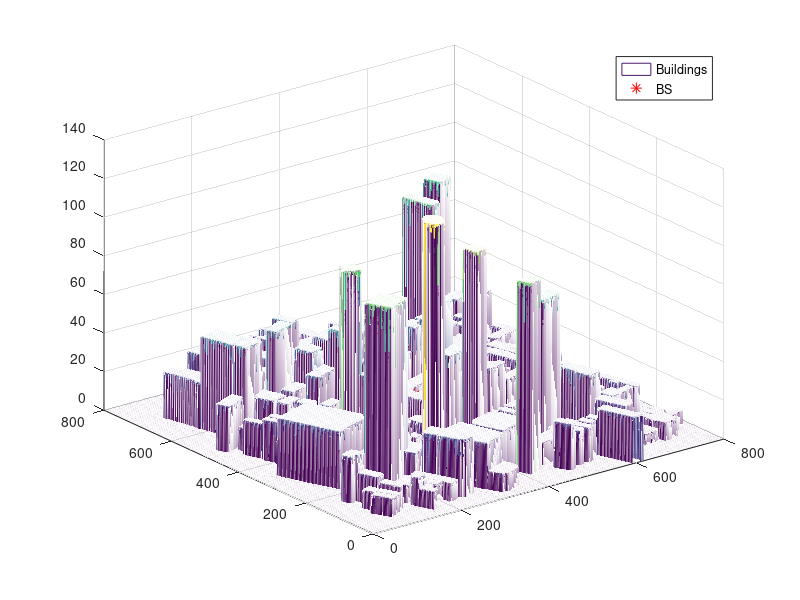

Write MATLAB code to recreate this figure. (Note: this script raises an error after producing the figure.)
clc;
clear;
load('BldMap_trueHeight.mat');
%BS2Dloc=rand(1,2)*400+[200,200];%基站2D坐标在[200,600]x[200,600]
BS2Dloc=[400,400];
Bsloc_BldHeight=max([smallBldMap(ceil(BS2Dloc(1)),ceil(BS2Dloc(2))), 
                     smallBldMap(ceil(BS2Dloc(1)),floor(BS2Dloc(2))),
                     smallBldMap(floor(BS2Dloc(1)),ceil(BS2Dloc(2))), 
                     smallBldMap(floor(BS2Dloc(1)),floor(BS2Dloc(2)))]);

mesh(smallBldMap);
hold on;
%BSHeight=Bsloc_BldHeight+0.01;%基站高度取建筑物上的20m
BSHeight=Bsloc_BldHeight+0.01;
%BSHeight = 15;
BSloc=[BS2Dloc,BSHeight];
plot3(BSloc(1),BSloc(2),BSloc(3),'r*','markersize',10);
legend('Buildings','BS');
UAVheight=max(max(smallBldMap));%139m,Building最大高度129m
hold off;
%%
%获取Building的3D坐标，每个（i，j）上的建筑物上的三维坐标，高度是建筑物最大高度
[NUM_X,NUM_Y]=size(smallBldMap);
Bld_grid_3Dloc=cell(NUM_X,NUM_Y);%NUM_X x NUM_Y x3 每个网格的3D位置
UAVgrid_Bs_dist=zeros(NUM_X,NUM_Y);
for i = 1:NUM_X
    for j = 1:NUM_Y
        temp = [i,j,smallBldMap(i,j)];
        Bld_grid_3Dloc{i,j} = temp;
        temp = [i,j,UAVheight];
        UAVgrid_Bs_dist(i,j) = norm(temp-BSloc);
    end
end

Map_grid = reshape(Bld_grid_3Dloc,[NUM_X*NUM_Y,1]);
Map_grid = cell2mat(Map_grid);
Map_grid(:,3) = UAVheight;
%% 建立3D LSM, 范围[max(Build), max(Build+20)]
[NUM_X,NUM_Y]=size(smallBldMap);

% LSM = create_LSM(BSloc,smallBldMap,UAVheight);
% imagesc(LSM');
% set(gca,'YDir','normal')
% colorbar;
% title('Real LSM')

% 1m x 1m的LSM 

LSM1_real=ones(NUM_X,NUM_Y); % 可以使用str = strings(NUM_X,NUM_Y)生成LSM,但是这里用1，0表示LOS,NLOS
for i = 1:NUM_X
    disp(i)
    for j = 1:NUM_Y
        Ray_Point = Compute_Rayline(BSloc,[i,j,UAVheight]); % 计算BS和UAV高度平面上一点连线的点三维坐标
        label = (Ray_Point(:,2)-1)*NUM_X+Ray_Point(:,1);
        if label <= 0
            disp(label)
        end
        if label-fix(label) ~= 0
            disp(label)
        end
        % disp(label)
        flag = (Ray_Point(:,3) <= smallBldMap(label));
        if sum(flag) == 0 %
            LSM1_real(i,j) = 1; % 1表示los，0表示nlos
        else
            LSM1_real(i,j) = 0;
        end
    end
end
figure;
imagesc(LSM1_real');
set(gca,'YDir','normal')
colorbar;
title('Real LSM, 1m x 1m')

% 2m x 2m的LSM
LSM2_real=ones(NUM_X/2,NUM_Y/2);
for i = 1:NUM_X/2
    disp(i)
    for j = 1:NUM_Y/2
        Ray_Point = Compute_Rayline(BSloc,[i*2,j*2,UAVheight]); % 计算BS和UAV高度平面上一点连线的点三维坐标
        label = (Ray_Point(:,2)-1)*NUM_X+Ray_Point(:,1);
        if label <= 0
            disp(label)
        end
        if label-fix(label) ~= 0
            disp(label)
        end
        % disp(label)
        flag = (Ray_Point(:,3) <= smallBldMap(label));
        if sum(flag) == 0 %
            LSM2_real(i,j) = 1; % 1表示los，0表示nlos
        else
            LSM2_real(i,j) = 0;
        end
    end
end
figure;
imagesc(LSM2_real');
set(gca,'YDir','normal')
colorbar;
title('Real LSM, 2m x 2m')
% 4m x 4m的LSM
LSM4_real=ones(NUM_X/4,NUM_Y/4);
for i = 1:NUM_X/4
    disp(i)
    for j = 1:NUM_Y/4
        Ray_Point = Compute_Rayline(BSloc,[i*4,j*4,UAVheight]); % 计算BS和UAV高度平面上一点连线的点三维坐标
        label = (Ray_Point(:,2)-1)*NUM_X+Ray_Point(:,1);
        if label <= 0
            disp(label)
        end
        if label-fix(label) ~= 0
            disp(label)
        end
        % disp(label)
        flag = (Ray_Point(:,3) <= smallBldMap(label));
        if sum(flag) == 0 %
            LSM4_real(i,j) = 1; % 1表示los，0表示nlos
        else
            LSM4_real(i,j) = 0;
        end
    end
end
figure;
imagesc(LSM4_real');
set(gca,'YDir','normal')
colorbar;
title('Real LSM, 4m x 4m')

% 8m x 8m的LSM
LSM8_real=ones(NUM_X/8,NUM_Y/8);
for i = 1:NUM_X/8
    disp(i)
    for j = 1:NUM_Y/8
        Ray_Point = Compute_Rayline(BSloc,[i*8,j*8,UAVheight]); % 计算BS和UAV高度平面上一点连线的点三维坐标
        label = (Ray_Point(:,2)-1)*NUM_X+Ray_Point(:,1);
        if label <= 0
            disp(label)
        end
        if label-fix(label) ~= 0
            disp(label)
        end
        % disp(label)
        flag = (Ray_Point(:,3) <= smallBldMap(label));
        if sum(flag) == 0 %
            LSM8_real(i,j) = 1; % 1表示los，0表示nlos
        else
            LSM8_real(i,j) = 0;
        end
    end
end
figure;
imagesc(LSM8_real');
set(gca,'YDir','normal')
colorbar;
title('Real LSM, 8m x 8m')
